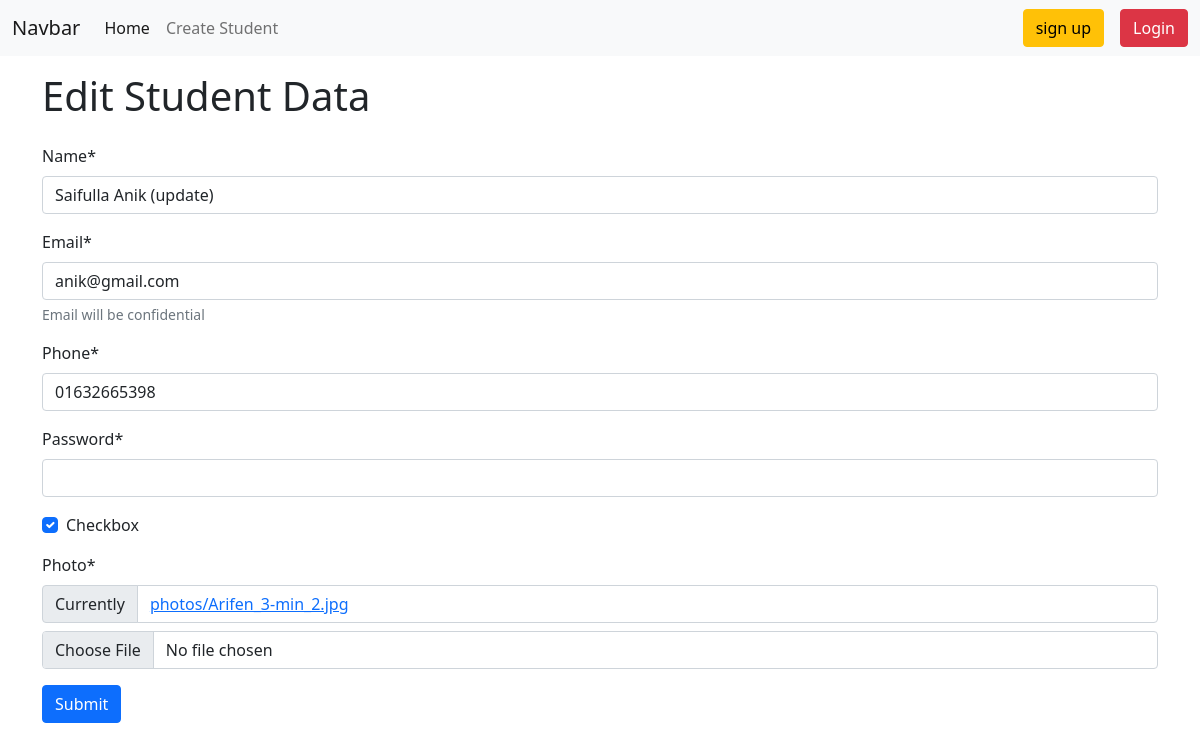
Page /edit/2 on the committed database.
### student/models.py (models this page shows, shortened)
class Student(models.Model):
    name = models.CharField(max_length=200)
    email = models.EmailField()
    phone = models.CharField(max_length=50)
    password = models.CharField(max_length=150)
    checkbox = models.BooleanField()
    photo = models.ImageField(upload_to=student_directory_name,default=None,null=True)

### student/views.py (the view, shortened to what this page needs)
# urls.py: path('edit/<int:id>',views.updateStudentData.as_view(), name="update_student"), #class based view
class updateStudentData(UpdateView):
    form_class = forms.StudentForm
    model = models.Student
    template_name = 'student/create_student.html'
    success_url = reverse_lazy('home')
    pk_url_kwarg = 'id'
    def get_context_data(self, **kwargs):
        context = super(). get_context_data(**kwargs)
        context['edit'] = True
        return context

### student/forms.py
class StudentForm(forms.ModelForm):
    password = forms.CharField(widget=forms.PasswordInput())
    class Meta:
        model = models.Student
        fields = '__all__'
        labels = {
            'name': "Full name",
            'photo':"Upload your photo",
        },
        help_texts = {
            'email':"Email will be confidential",
        }

### student/templates/student/create_student.html (shortened to what this page needs)
{% extends "base.html" %}
{%load crispy_forms_tags %}
{% block content %}
{% if edit %}
<h1 class="py-3 container">Edit Student Data</h1>
{% else %}
<h1 class="py-3 container">Create New Student</h1>
{% endif %}
<form class="container" method="post" enctype="multipart/form-data" novalidate>
    {{form | crispy}}
    <button type="submit" class="btn btn-primary">Submit</button>
</form>
{% endblock %}

### rows in the picture
Student: name "Saifulla Anik (update)", email "anik@gmail.com", phone "01632665398", checkbox "☑"
